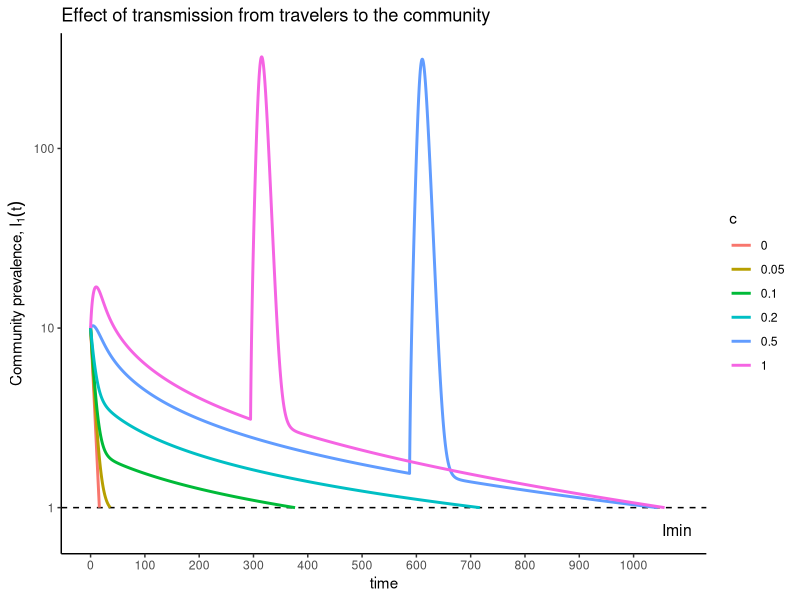
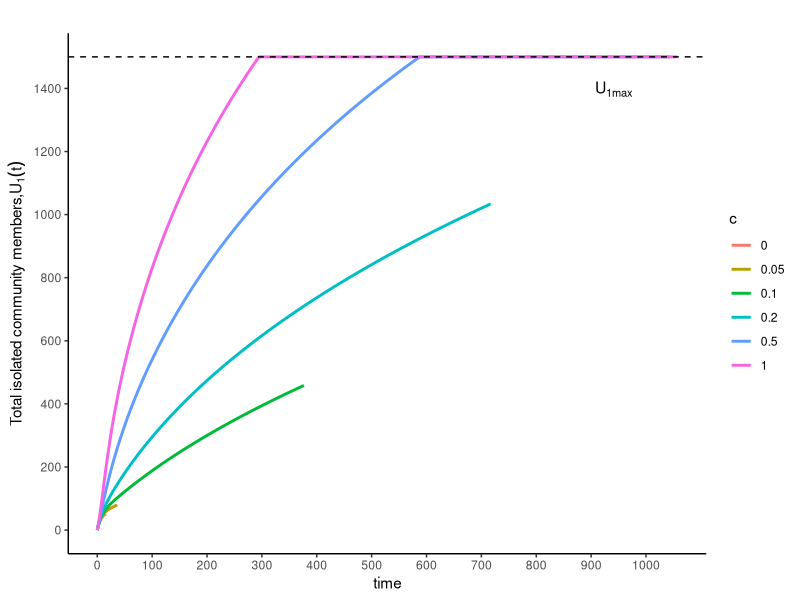
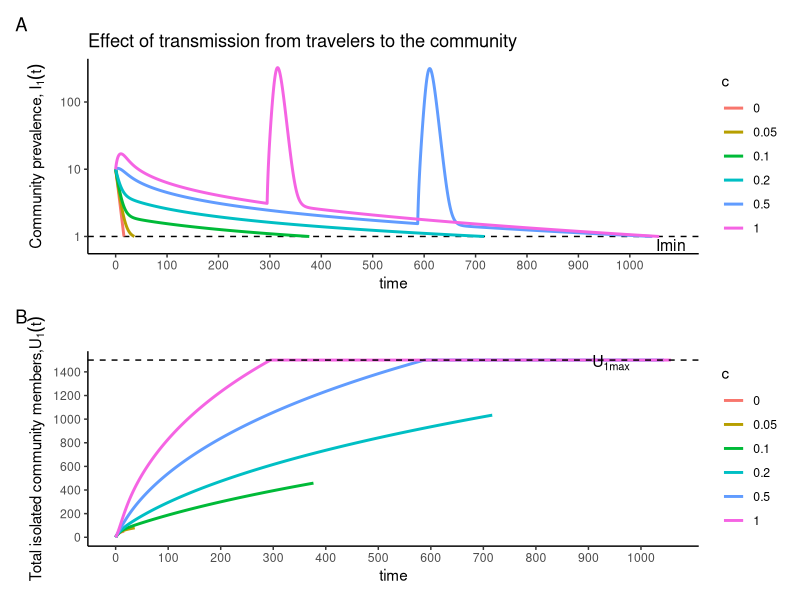
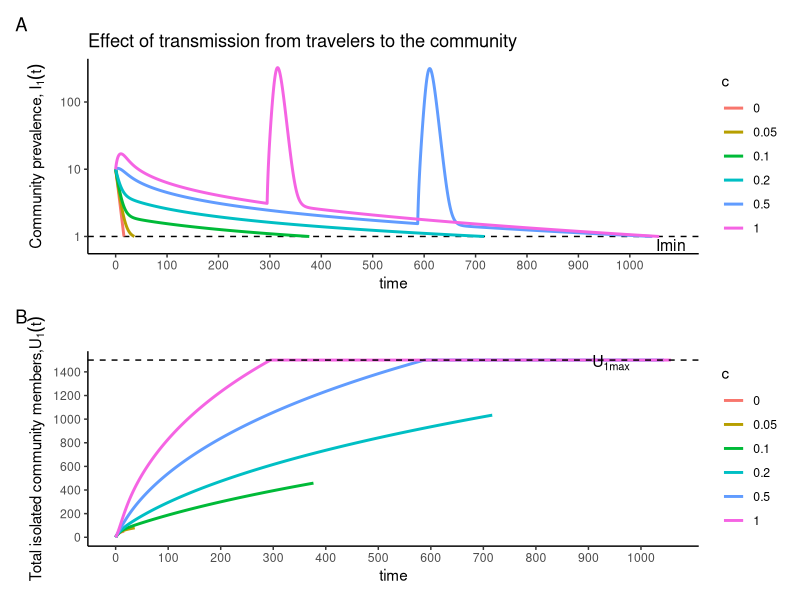

Write the R code that produced these figures, in order.
## ---- chunk 1


require(deSolve)
require(ggplot2)
require(patchwork)
require(ggpubr)

cols <- c("#999999", "#E69F00", "#56B4E9", "#009E73", "#F0E442", "#0072B2", "#D55E00", "#CC79A7", "#66CC99")

##### Parameters
u1max <- 0.8
U1max <- 1500
beta <- 0.0002
theta <- 2
mu <- 0.334
T <- 1200
tstart1 <- 0
toff1 <- 1500
Imin <- 1

# This is designed to trigger termination of the simulation when I1 < 0.5
rootfun <- function(t, y, parameters){
  I1 = y[2]
  y1 = Imin - I1 
  return(y1)
}

SI <- function(t, y, parameters) {
  S <- y[1]
  I1 <- y[2]
  I2 <- y[3]
  U1 <- y[4]
  u1<-u1max
    if(U1 > U1max){
    u1 = 0
  }
  
  dS <- -beta * S * (I1 + parameters$c * I2)
  dI1 <- beta * S * (I1 + parameters$c * I2) - mu * I1 - u1 * I1
  dI2 <- theta - 2 * mu * I2
  dU1 <- u1 * I1
  return(list(c(dS, dI1, dI2, dU1)))
}
## ---- chunk 2
# Simulation for different values of c
cvec <- c(0, 0.05, 0.1, 0.2, 0.5, 1)
DataProb <- NULL

for (c in cvec) {
  parameters <- list(c = c)
  
  out1 <- ode(y = c(S = 5000, I1 = 10, I2 = theta/(2*mu), U1 = 0), parms = parameters, times = seq(0,T,.05),    func = SI, events = list(func = NULL, root = TRUE, terminalroot = 1), rootfun=rootfun)
  
  
  
  out1 <- data.frame(out1)
  J1 <- cumsum(beta * out1$S * (out1$I1 + c * out1$I2) * diff(c(0, out1$time)))
  u1 <- rep(0, length(J1))
  u1[which(diff(c(out1$U1[1], out1$U1)) * diff(c(0, out1$time)) > 0.001)] <- max(c(out1$I1, out1$iso))
  
  DataProb <- rbind(DataProb, data.frame(out1, u = u1, j = J1, c = c))
}

# Plotting
g.chap2prob2 <- ggplot(DataProb, aes(x = time, y = I1, color = factor(c))) +
  geom_hline(aes(yintercept = Imin), color = "black", linetype = "dashed")  +
  geom_line(size = 1) +
  ggtitle("Effect of transmission from travelers to the community") + ylab(expression(paste("Community prevalence, ",  I[1](t)))) + xlim(0, T) + 
  theme_classic() +
  scale_y_continuous(breaks = seq(min(out1$I1), max(out1$I1), by = 2)) +
  scale_x_continuous(breaks = seq(min(out1$time), max(out1$time), by = 100)) +
  scale_color_discrete(name = "c")+
  ylim(c(0,1000))+
  scale_y_log10()+
  annotate("text", x = 0.9*T, y = 0.75*Imin, label = "Imin", color = "black", size = 4)
  #+theme(
  #plot.title = element_text(size = 20),       # Title size
  #axis.title = element_text(size = 30),       # Axis title size
  #axis.text = element_text(size = 30),        # Axis text size
  #legend.title = element_text(size = 25),     # Legend title size
  #legend.text = element_text(size = 25) )      # Legend text size
g.chap2prob2

## ---- chunk 3
g.U1 <- ggplot(DataProb, aes(x = time, y = U1, color = factor(c))) +
  geom_line(size = 1) +
  geom_hline(aes(yintercept = U1max), color = "black", linetype = "dashed")  +
  annotate("text", x = 900, y = 0.9*U1max, label = expression(paste(U[1][max])), hjust = -0.1, vjust = -0.5, color = "black", size = 4) +
  ggtitle(" ") + ylab(expression(paste("Total isolated community members,",  U[1](t)))) + xlim(0, T) + theme_classic() +
  scale_color_discrete(name = "c") +
  scale_y_continuous(breaks = seq(min(out1$U1), max(out1$U1), by = 200)) +
  scale_x_continuous(breaks = seq(min(out1$time), max(out1$time), by = 100)) 
  # + theme(
  #plot.title = element_text(size = 20),       # Title size
  #axis.title = element_text(size = 30),       # Axis title size
  #axis.text = element_text(size = 30),        # Axis text size
  #legend.title = element_text(size = 25),     # Legend title size
  #legend.text = element_text(size = 25) )      # Legend text size
g.U1  
## ---- chunk 4

chap2.prob2 <- g.chap2prob2 / g.U1 + plot_annotation(tag_levels = "A")
#& theme(plot.tag = element_text(size = 25))

chap2.prob2

ggsave("~/Desktop/Work/Students/MSc/Adu-Boahen/Thesis_2024-Updates/Amys codes/figures/chap2.prob2.png", width = 15, height = 20, units = "cm")


max(DataProb$time[which(DataProb$c==0.1)])
